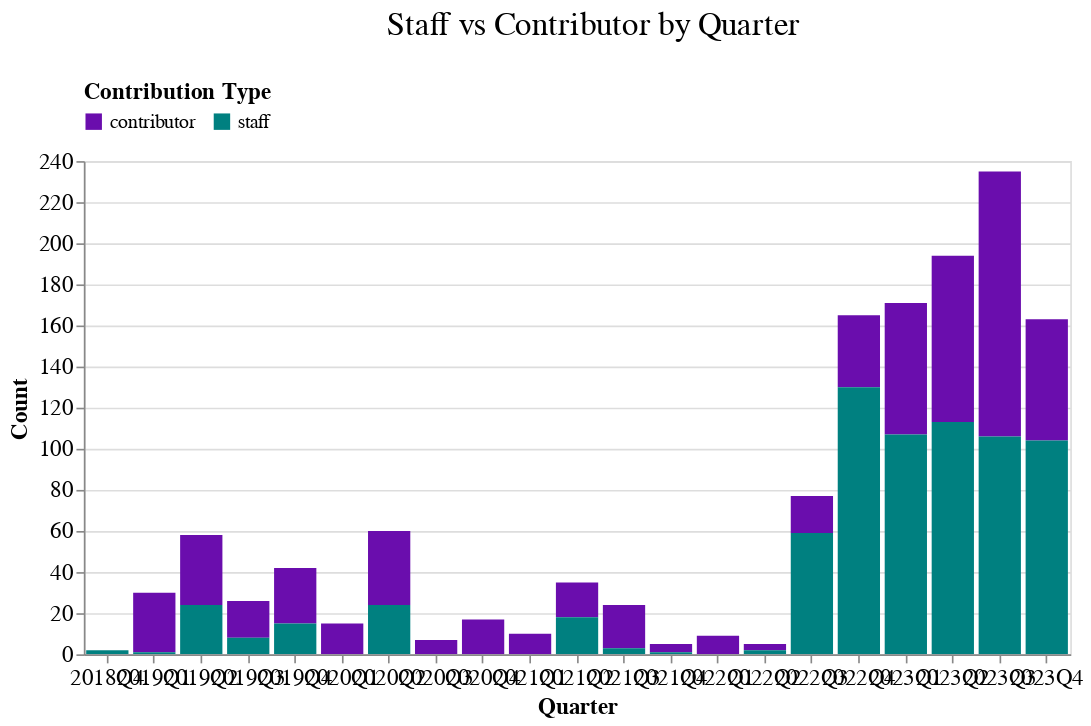

Write notebook code for a chart like this one.
### Code cell
# Create the Altair chart



chart = alt.Chart(df_quarters).mark_bar().encode(
    x=alt.X('quarter:O', title='Quarter', axis=alt.Axis(labelExpr="datum.label")),
    y=alt.Y('count:Q', stack=True, title='Count'),
    color=alt.Color('contrib_type:N', title='Contribution Type', scale=alt.Scale(range=['#6a0dad', '#008080'])),
    tooltip=['quarter', 'contrib_type', 'count']
).properties(
    title='Staff vs Contributor by Quarter'
).configure_legend(
    orient='top',
    title=None,
    legendX=-550,
    legendY=-30,
).interactive()

chart

### Figure 1 — Vega-Lite specification as saved in the notebook (floating-point values rounded to 4 significant figures)
{"config": {"title": {"fontSize": 20, "font": "Poppins", "anchor": "middle", "color": "black", "fontWeight": 400, "dy": -20, "dx": 10}, "axis": {"labelFontSize": 14, "titleFontSize": 14, "titleFont": "Poppins", "labelFont": "Poppins"}, "axisX": {"labelAngle": 0}, "legend": {"labelFontSize": 12, "titleFontSize": 14, "titleFont": "Poppins", "labelFont": "Poppins", "legendX": -550, "legendY": -30, "orient": "top", "title": null}, "bar": {"color": "purple", "fill": "purple"}, "line": {"color": "purple"}, "view": {"height": 300, "width": 600, "padding": {"top": 190, "left": 10, "right": 10, "bottom": 90}}}, "data": {"name": "data-9544c157fb81120d35168c0ca164993c"}, "mark": {"type": "bar"}, "encoding": {"color": {"field": "contrib_type", "scale": {"range": ["#6a0dad", "#008080"]}, "title": "Contribution Type", "type": "nominal"}, "tooltip": [{"field": "quarter", "type": "nominal"}, {"field": "contrib_type", "type": "nominal"}, {"field": "count", "type": "quantitative"}], "x": {"axis": {"labelExpr": "datum.label"}, "field": "quarter", "title": "Quarter", "type": "ordinal"}, "y": {"field": "count", "stack": true, "title": "Count", "type": "quantitative"}}, "params": [{"name": "param_12", "select": {"type": "interval", "encodings": ["x", "y"]}, "bind": "scales"}], "title": "Staff vs Contributor by Quarter", "$schema": "https://vega.github.io/schema/vega-lite/v5.17.0.json", "datasets": {"data-9544c157fb81120d35168c0ca164993c": [{"quarter": "2018Q4", "contrib_type": "staff", "count": 2, "quarter_label": "2018Q4"}, {"quarter": "2019Q1", "contrib_type": "contributor", "count": 29, "quarter_label": ""}, {"quarter": "2019Q1", "contrib_type": "staff", "count": 1, "quarter_label": "2019Q1"}, {"quarter": "2019Q2", "contrib_type": "contributor", "count": 34, "quarter_label": ""}, {"quarter": "2019Q2", "contrib_type": "staff", "count": 24, "quarter_label": "2019Q2"}, {"quarter": "2019Q3", "contrib_type": "contributor", "count": 18, "quarter_label": ""}, {"quarter": "2019Q3", "contrib_type": "staff", "count": 8, "quarter_label": "2019Q3"}, {"quarter": "2019Q4", "contrib_type": "contributor", "count": 27, "quarter_label": ""}, {"quarter": "2019Q4", "contrib_type": "staff", "count": 15, "quarter_label": "2019Q4"}, {"quarter": "2020Q1", "contrib_type": "contributor", "count": 15, "quarter_label": ""}, {"quarter": "2020Q2", "contrib_type": "contributor", "count": 36, "quarter_label": "2020Q2"}, {"quarter": "2020Q2", "contrib_type": "staff", "count": 24, "quarter_label": ""}, {"quarter": "2020Q3", "contrib_type": "contributor", "count": 7, "quarter_label": "2020Q3"}, {"quarter": "2020Q4", "contrib_type": "contributor", "count": 17, "quarter_label": ""}, {"quarter": "2021Q1", "contrib_type": "contributor", "count": 10, "quarter_label": "2021Q1"}, {"quarter": "2021Q2", "contrib_type": "contributor", "count": 17, "quarter_label": ""}, {"quarter": "2021Q2", "contrib_type": "staff", "count": 18, "quarter_label": "2021Q2"}, {"quarter": "2021Q3", "contrib_type": "contributor", "count": 21, "quarter_label": ""}, {"quarter": "2021Q3", "contrib_type": "staff", "count": 3, "quarter_label": "2021Q3"}, {"quarter": "2021Q4", "contrib_type": "contributor", "count": 4, "quarter_label": ""}, {"quarter": "2021Q4", "contrib_type": "staff", "count": 1, "quarter_label": "2021Q4"}, {"quarter": "2022Q1", "contrib_type": "contributor", "count": 9, "quarter_label": ""}, {"quarter": "2022Q2", "contrib_type": "contributor", "count": 3, "quarter_label": "2022Q2"}, {"quarter": "2022Q2", "contrib_type": "staff", "count": 2, "quarter_label": ""}, {"quarter": "2022Q3", "contrib_type": "contributor", "count": 18, "quarter_label": "2022Q3"}, {"quarter": "2022Q3", "contrib_type": "staff", "count": 59, "quarter_label": ""}, {"quarter": "2022Q4", "contrib_type": "contributor", "count": 35, "quarter_label": "2022Q4"}, {"quarter": "2022Q4", "contrib_type": "staff", "count": 130, "quarter_label": ""}, {"quarter": "2023Q1", "contrib_type": "contributor", "count": 64, "quarter_label": "2023Q1"}, {"quarter": "2023Q1", "contrib_type": "staff", "count": 107, "quarter_label": ""}, {"quarter": "2023Q2", "contrib_type": "contributor", "count": 81, "quarter_label": "2023Q2"}, {"quarter": "2023Q2", "contrib_type": "staff", "count": 113, "quarter_label": ""}, {"quarter": "2023Q3", "contrib_type": "contributor", "count": 129, "quarter_label": "2023Q3"}, {"quarter": "2023Q3", "contrib_type": "staff", "count": 106, "quarter_label": ""}, {"quarter": "2023Q4", "contrib_type": "contributor", "count": 59, "quarter_label": "2023Q4"}, {"quarter": "2023Q4", "contrib_type": "staff", "count": 104, "quarter_label": ""}]}}
